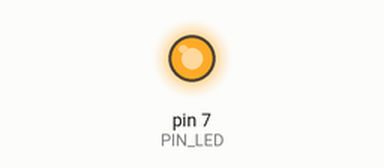
Simulated run of this sketch. Board: Arduino Uno, built with avr-gcc and run on an emulated ATmega328P. Shown: output pins drawn as LEDs (lit = HIGH). What the sketch prints to the serial monitor is not drawn. At 2.0 s the program stops and its outputs stay as they are.

Above: at 0.5 s.
At 1.85 s:
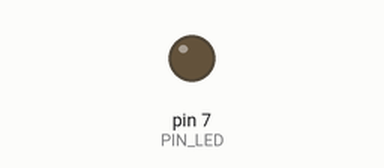
Timing chart, 0 to 3.0 s (numbered marks = the images above):
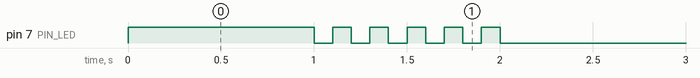

Measured:
- by itself, pin 7 (PIN_LED): repeats every 0.20 s: LOW 0.10 s, HIGH 0.10 s, until it stays LOW from 2.0 s

The sketch:

05_practice_2.ino
```cpp
#define PIN_LED 7
unsigned int count, toggle;

void setup() {
  pinMode(PIN_LED, OUTPUT);
  Serial.begin(115200); // Initialize serial port
  while (!Serial) {
    ; // wait for serial port to connect
  }
  Serial.println("Hello World!");
  count = toggle = 0;
  digitalWrite(PIN_LED, toggle); // turn off LED
}

void loop() {
  digitalWrite(PIN_LED, toggle + 1);
  delay(1000);

  for (int i = 0; i < 5; i++) {
    digitalWrite(PIN_LED, 0);
    delay(100);
    digitalWrite(PIN_LED, 1);
    delay(100);
  }

  digitalWrite(PIN_LED, 0);
  while (1) { }
}
```
